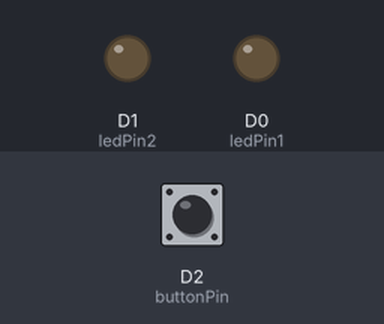
Simulated run of this sketch. Board: ESP8266 (NodeMCU). Parts: output pins drawn as LEDs (lit = HIGH). Dashed ring = blinking. Inputs (shaded band) come from the test bench; at power-on: D2 (buttonPin) HIGH.

Above: at 1.2 s.
1.3 s: D2 (buttonPin) pulled LOW for 1 s
At 1.75 s:
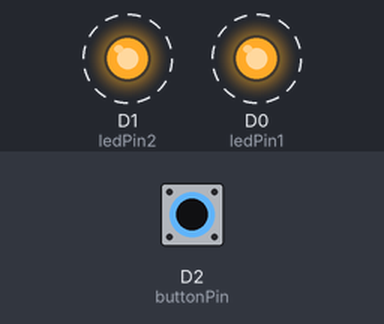
4.3 s: D2 (buttonPin) pulled LOW for 3.2 s
At 8.3 s:
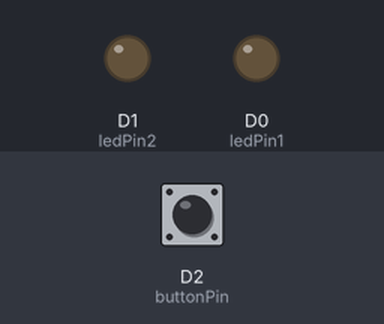
Timing chart, 0 to 9.8 s (numbered marks = the images above; inputs shaded):
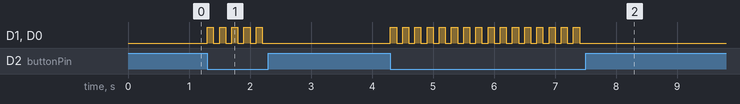

The sketch:

KelapKelip.ino
```cpp
// Kelap kelip with button pressed

const int ledPin1 = D0; // LED pertama
const int ledPin2 = D1; // LED kedua
const int buttonPin = D2; // Tombol untuk kedua LED

bool forwardDirection = true; // Flag to track the direction of the burst sequence

void setup() {
  Serial.begin(9600);
  pinMode(ledPin1, OUTPUT);
  pinMode(ledPin2, OUTPUT);
  pinMode(buttonPin, INPUT_PULLUP); // Set pin tombol sebagai input dengan resistor pull-up
}

void loop() {
  // Membaca status tombol
  if (digitalRead(buttonPin) == LOW) {
    // Toggle direction
    forwardDirection = !forwardDirection;

    // Perform burst sequence
    while (digitalRead(buttonPin) == LOW) { // Continue burst sequence until button is released
      if (forwardDirection) {
        // Forward burst sequence
        digitalWrite(ledPin1, HIGH); // Turn on LED 1
        digitalWrite(ledPin2, HIGH); // Turn on LED 2
        delay(100); // Wait for a short duration
        digitalWrite(ledPin1, LOW); // Turn off LED 1
        digitalWrite(ledPin2, LOW); // Turn off LED 2
        delay(100); // Wait for a short duration
      } else {
        // Reverse burst sequence
        digitalWrite(ledPin2, HIGH); // Turn on LED 2
        digitalWrite(ledPin1, HIGH); // Turn on LED 1
        delay(100); // Wait for a short duration
        digitalWrite(ledPin2, LOW); // Turn off LED 2
        digitalWrite(ledPin1, LOW); // Turn off LED 1
        delay(100); // Wait for a short duration
      }
    }
  }
}
```

Measured:
- after the input at 1.3 s, D1 (ledPin2), D0 (ledPin1): alternates HIGH for 0.10 s and LOW for 0.10 s, 10 changes in all, then stays LOW, starting at once
- after the input at 4.3 s, D1 (ledPin2), D0 (ledPin1): alternates HIGH for 0.10 s and LOW for 0.10 s, 32 changes in all, then stays LOW, starting at once
